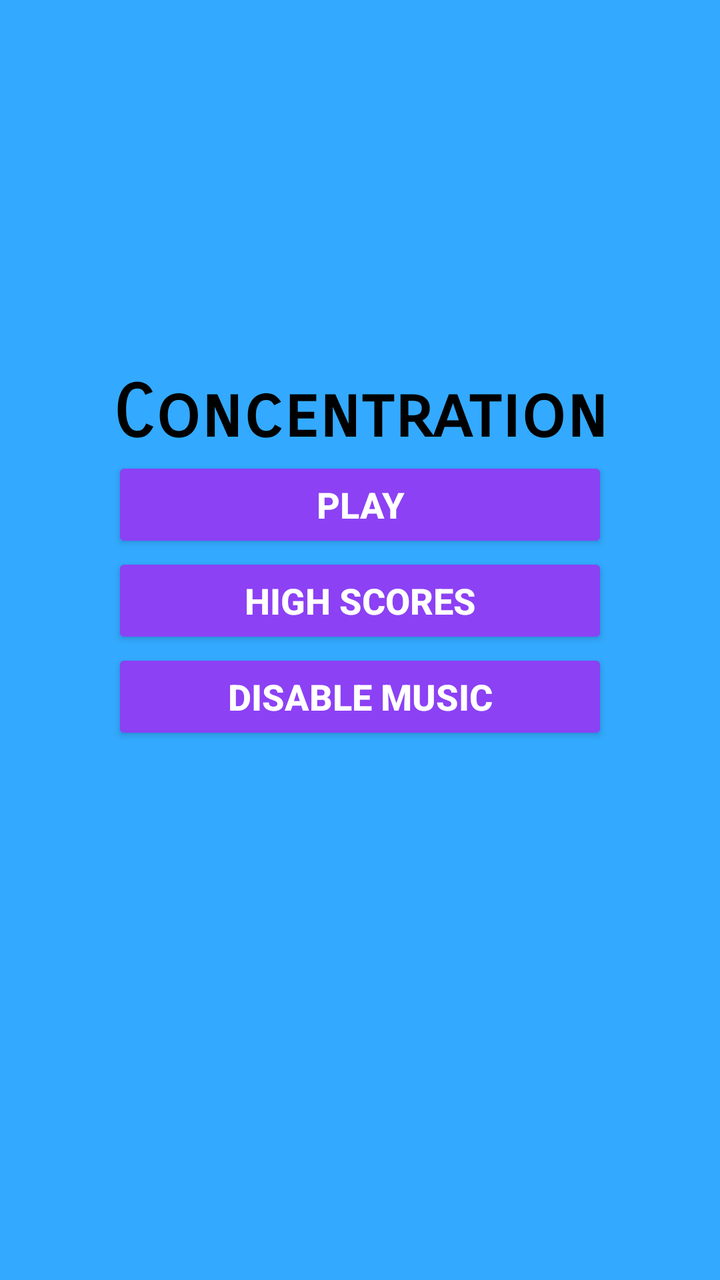
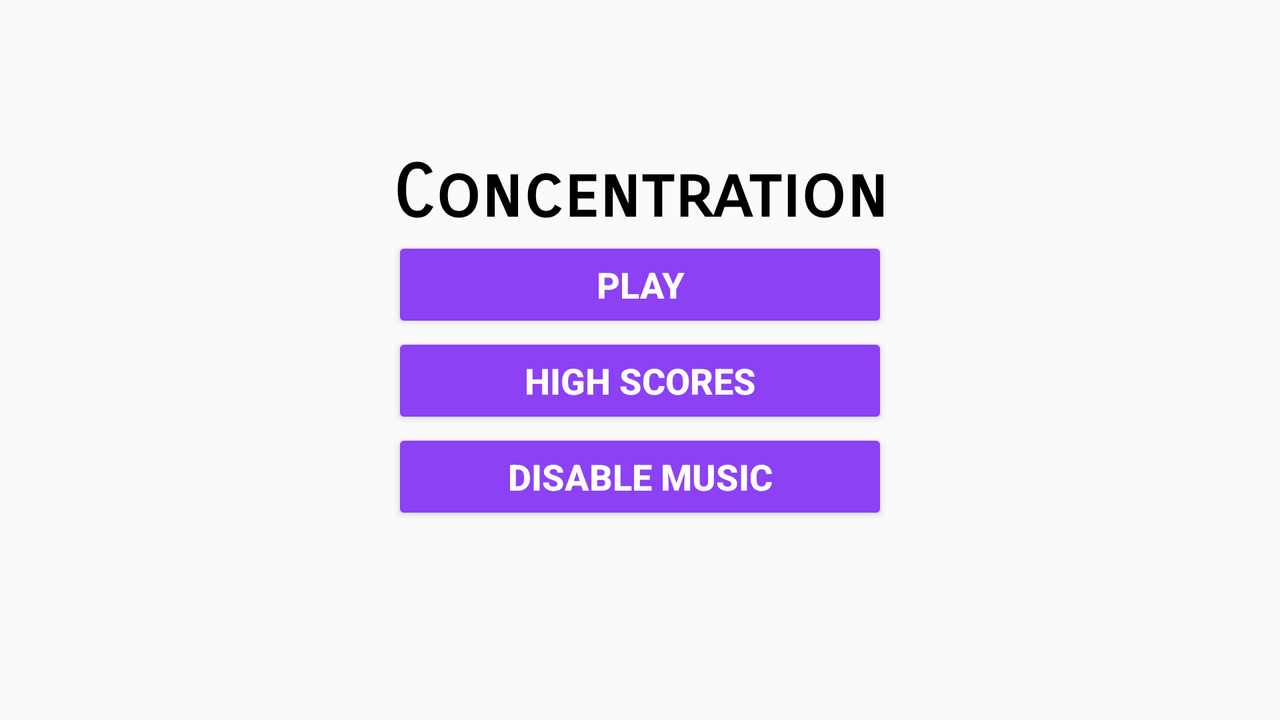

One screen, two layout resources from the same app: the default and the repository's alternative for another configuration. Each is rendered where Android would select it; the XML of both is given below.
<!-- AndroidManifest.xml: application theme AppTheme -->
<!-- res/layout/main.xml -->
<?xml version="1.0" encoding="utf-8"?>
<FrameLayout xmlns:android="http://schemas.android.com/apk/res/android"
    xmlns:app="http://schemas.android.com/apk/res-auto"
    xmlns:tools="http://schemas.android.com/tools"
    android:id="@+id/root"
    android:background="#33AAFF"
    android:layout_width="match_parent"
    android:layout_height="match_parent">

    <TableLayout xmlns:android="http://schemas.android.com/apk/res/android"
    android:id="@+id/bg"
    android:background="@drawable/bg_anim"
    android:layout_width="fill_parent"
    android:layout_height="fill_parent">


        <TableRow
        android:id="@+id/tr04"
        android:layout_width="wrap_content"
        android:layout_height="wrap_content"
        android:gravity="center">

    </TableRow>

    <TableRow
        android:id="@+id/tr05"
        android:layout_marginTop="100dp"
        android:layout_width="wrap_content"
        android:layout_height="wrap_content">

        <TextView
            android:id="@+id/text1"
            android:layout_width="wrap_content"
            android:layout_height="65dp"
            android:layout_weight="1"
            android:paddingLeft="10sp"></TextView>

    </TableRow>

    <TableRow
        android:id="@+id/tr01"
        android:layout_width="wrap_content"
        android:layout_height="wrap_content"
        android:layout_gravity="center"
        android:gravity="center">

        <TextView
            android:id="@+id/mainTitle"
            android:layout_width="wrap_content"
            android:layout_height="wrap_content"
            android:fontFamily="sans-serif-smallcaps"
            android:gravity="center"
            android:paddingTop="20sp"
            android:text="Concentration"
            android:textAlignment="center"
            android:textColor="@android:color/background_dark"
            android:textSize="36sp"
            android:textStyle="bold"
            android:typeface="normal"
            android:visibility="visible"></TextView>

    </TableRow>

    <TableRow
        android:id="@+id/tr03"
        android:layout_width="wrap_content"
        android:layout_height="wrap_content"
        android:gravity="center">

        <Button
            android:id="@+id/Play"
            style="@style/Widget.AppCompat.Button.Colored"

            android:layout_width="wrap_content"
            android:layout_height="wrap_content"
            android:text="Play"
            android:textSize="18sp"
            android:textStyle="bold" />

    </TableRow>

    <TableRow
        android:id="@+id/tr02"
        android:layout_width="match_parent"
        android:layout_height="match_parent"
        android:gravity="center">

        <Button
            android:id="@+id/Menu"
            style="@style/Widget.AppCompat.Button.Colored"
            android:layout_width="wrap_content"
            android:layout_height="wrap_content"
            android:text="High Scores"
            android:textSize="18sp"
            android:textStyle="bold" />

    </TableRow>

        <TableRow
            android:id="@+id/tr06"
            android:layout_width="match_parent"
            android:layout_height="match_parent"
            android:gravity="center">

            <Button
                android:id="@+id/disableMusic"
                style="@style/Widget.AppCompat.Button.Colored"
                android:layout_width="wrap_content"
                android:layout_height="wrap_content"
                android:text="Disable Music"
                android:textSize="18sp"
                android:textStyle="bold" />

        </TableRow>


    </TableLayout>

</FrameLayout>
<!-- resources referenced by this layout -->
<resources>
  <style name="AppTheme" parent="Theme.AppCompat.Light.NoActionBar">
          
          <item name="colorPrimary">@color/colorPrimary</item>
          <item name="colorPrimaryDark">@color/colorPrimaryDark</item>
          <item name="colorAccent">#8c41f4</item>
      </style>
</resources>
<!-- res/layout-land/main.xml (the repository's variant of the layout above) -->
<!-- drawn on the phone turned sideways -->
<?xml version="1.0" encoding="utf-8"?>
<TableLayout xmlns:android="http://schemas.android.com/apk/res/android"
    android:id="@+id/bg"
    android:background="@drawable/bg_anim"
    android:layout_width="fill_parent"
    android:layout_height="fill_parent">


    <TableRow
        android:id="@+id/tr04"
        android:layout_width="wrap_content"
        android:layout_height="wrap_content"
        android:gravity="center">

    </TableRow>

    <TableRow
        android:id="@+id/tr05"
        android:layout_width="wrap_content"
        android:layout_height="wrap_content">

        <TextView
            android:id="@+id/text1"
            android:layout_width="wrap_content"
            android:layout_height="55dp"
            android:layout_weight="1"
            android:paddingLeft="10sp"></TextView>
    </TableRow>

    <TableRow
        android:id="@+id/tr01"
        android:layout_width="wrap_content"
        android:layout_height="wrap_content"
        android:layout_gravity="center"
        android:gravity="center">

        <TextView
            android:id="@+id/mainTitle"
            android:layout_width="wrap_content"
            android:layout_height="wrap_content"
            android:fontFamily="sans-serif-smallcaps"
            android:gravity="center"
            android:paddingTop="20sp"
            android:text="Concentration"
            android:textAlignment="center"
            android:textColor="@android:color/background_dark"
            android:textSize="36sp"
            android:textStyle="bold"
            android:typeface="normal"
            android:visibility="visible"></TextView>

    </TableRow>

    <TableRow
        android:id="@+id/tr03"
        android:layout_width="wrap_content"
        android:layout_height="wrap_content"
        android:gravity="center">

        <Button
            android:id="@+id/Play"
            style="@style/Widget.AppCompat.Button.Colored"
            android:layout_width="wrap_content"
            android:layout_height="wrap_content"
            android:text="Play"
            android:textSize="18sp"
            android:textStyle="bold" />

    </TableRow>

    <TableRow
        android:id="@+id/tr02"
        android:layout_width="match_parent"
        android:layout_height="match_parent"
        android:gravity="center">

        <Button
            android:id="@+id/Menu"
            style="@style/Widget.AppCompat.Button.Colored"
            android:layout_width="wrap_content"
            android:layout_height="wrap_content"
            android:text="High Scores"
            android:textSize="18sp"
            android:textStyle="bold" />

    </TableRow>

    <TableRow
        android:id="@+id/tr06"
        android:layout_width="match_parent"
        android:layout_height="match_parent"
        android:gravity="center">

        <Button
            android:id="@+id/disableMusic"
            style="@style/Widget.AppCompat.Button.Colored"
            android:layout_width="wrap_content"
            android:layout_height="wrap_content"
            android:text="Disable Music"
            android:textSize="18sp"
            android:textStyle="bold" />

    </TableRow>


</TableLayout>
